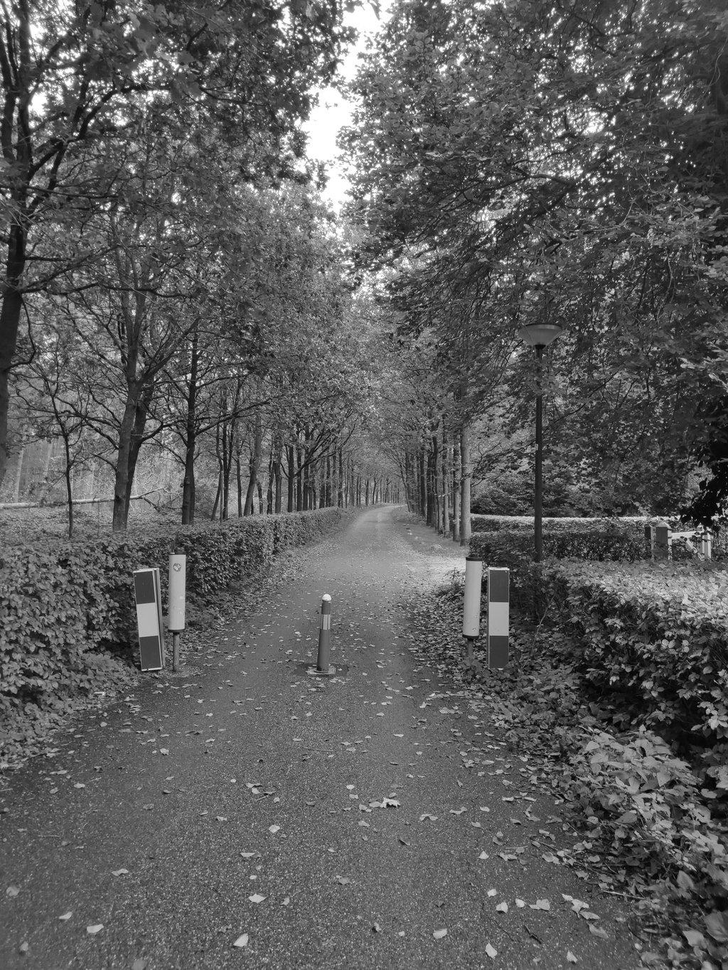
#> input picture Lab3/dataset/agv_clean.png, 728 x 970 px, shrunk from 1024 x 1365 before the run; the run also reads 1 picture not shown here
$ python reflection1_order.py   (older library calls are emulated)
#> lines starting #> are read from the running program, lines starting #| are printed output that depends on the picture
import cv2
import numpy as np
import os


# ============================================================
# FROM-SCRATCH 2D CORRELATION
# ============================================================

def correlate2d(image, kernel):
    h, w = image.shape
    kh, kw = kernel.shape

    pad_h = kh // 2
    pad_w = kw // 2

    padded = np.pad(
        image,
        ((pad_h, pad_h), (pad_w, pad_w)),
        mode="reflect"
    )

    output = np.zeros((h, w), dtype=np.float32)

    for i in range(h):
        for j in range(w):
            region = padded[i:i+kh, j:j+kw]
            output[i, j] = np.sum(region * kernel)

    return output


# ============================================================
# AVERAGING FILTER
# ============================================================

def averaging_filter(image, size=3):

    kernel = np.ones((size, size), dtype=np.float32)
    kernel = kernel / (size * size)

    result = correlate2d(image, kernel)

    return np.clip(result, 0, 255).astype(np.uint8)


# ============================================================
# UNSHARP MASKING
# ============================================================

def unsharp_mask(image, k=1):

    blurred = averaging_filter(image, 3)

    image_float = image.astype(np.float32)
    blurred_float = blurred.astype(np.float32)

    mask = image_float - blurred_float

    sharpened = image_float + k * mask

    return np.clip(sharpened, 0, 255).astype(np.uint8)


# ============================================================
# PSNR
# ============================================================

def calculate_psnr(original, processed):

    mse = np.mean(
        (original.astype(np.float32) -
         processed.astype(np.float32)) ** 2
    )

    if mse == 0:
        return float("inf")

    return 10 * np.log10((255 ** 2) / mse)


# ============================================================
# SHARPNESS
# Variance of Laplacian
# ============================================================

def calculate_sharpness(image):

    laplacian = cv2.Laplacian(
        image,
        cv2.CV_64F
    )

    return laplacian.var()


# ============================================================
# PATHS
# ============================================================

dataset_dir = "../dataset"
output_dir = "../output/reflection1"

os.makedirs(output_dir, exist_ok=True)

clean_path = os.path.join(
    dataset_dir,
    "agv_clean.png"
)

noisy_path = os.path.join(
    dataset_dir,
    "agv_noisy_sigma10.png"
)

clean = cv2.imread(
    clean_path,
    cv2.IMREAD_GRAYSCALE
)
#> clean is the input picture: shape (970, 728); min 0, max 255, mean 92.4

noisy = cv2.imread(
    noisy_path,
    cv2.IMREAD_GRAYSCALE
)


# ============================================================
# PIPELINE A
# DENOISE → SHARPEN
# ============================================================

denoised_first = averaging_filter(
    noisy,
    3
)
#> in correlate2d, `padded = np.pad( image, ((pad_h, pad_h), (pad_w, pad_w)), mode="reflec..`:
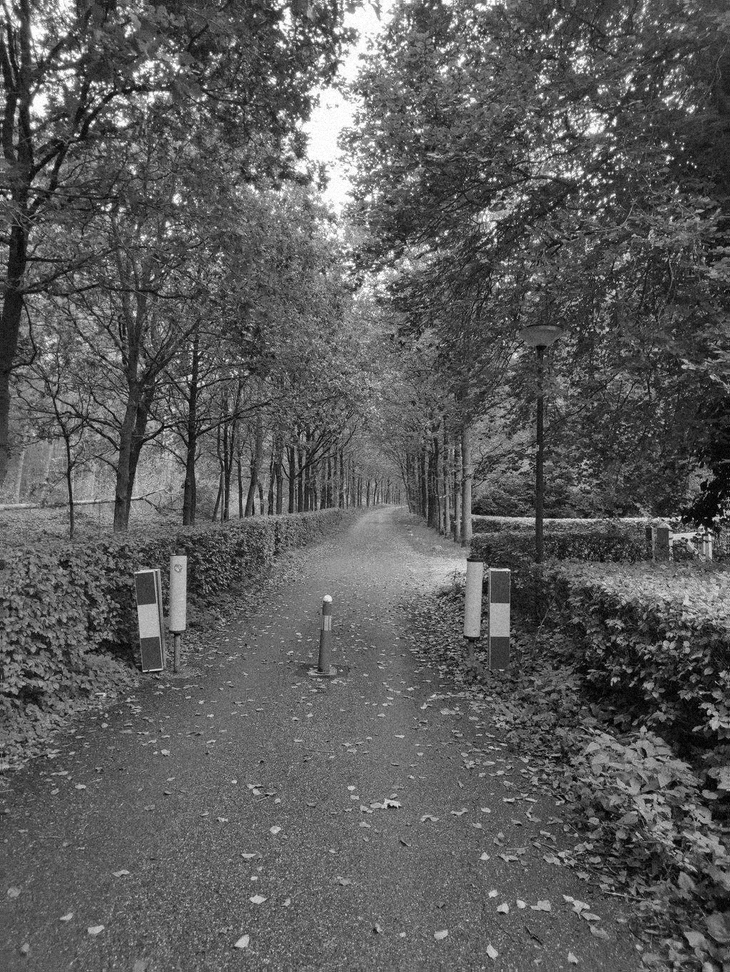
#> padded: shape (972, 730); min 0, max 255, mean 91.8

pipeline_A = unsharp_mask(
    denoised_first,
    k=1
)
#> in unsharp_mask, `mask = image_float - blurred_float`:
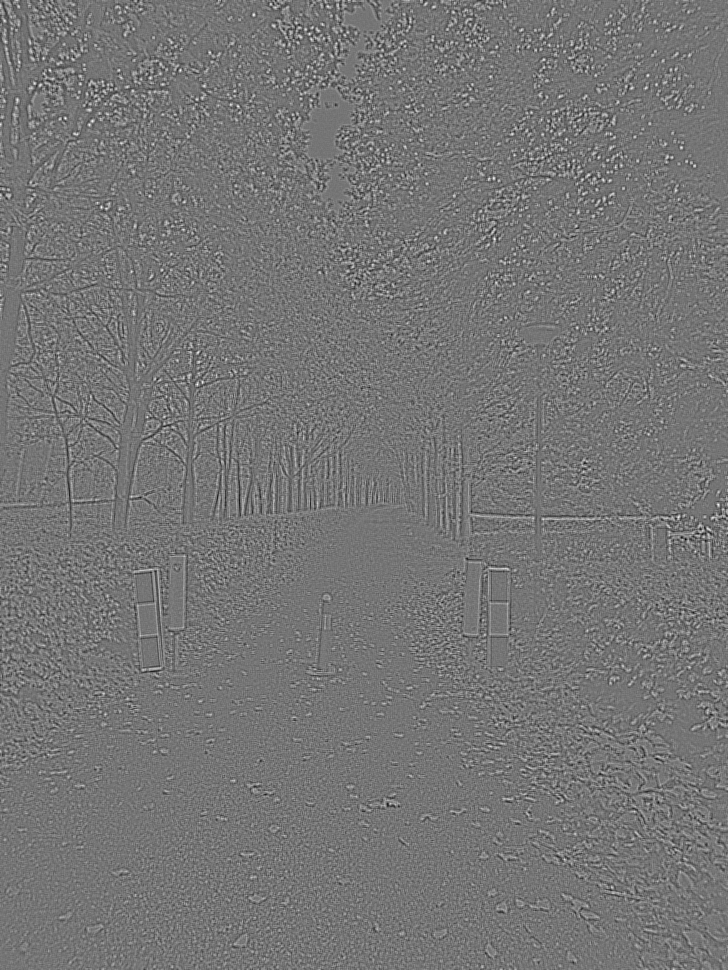
#> mask: shape (970, 728) float32; min -30, max 36, mean 0.5; drawn with min black and max white


# ============================================================
# PIPELINE B
# SHARPEN → DENOISE
# ============================================================

sharpened_first = unsharp_mask(
    noisy,
    k=1
)
#> call 2 of unsharp_mask, with k = 1
#> in unsharp_mask (call 2), `sharpened = image_float + k * mask`:
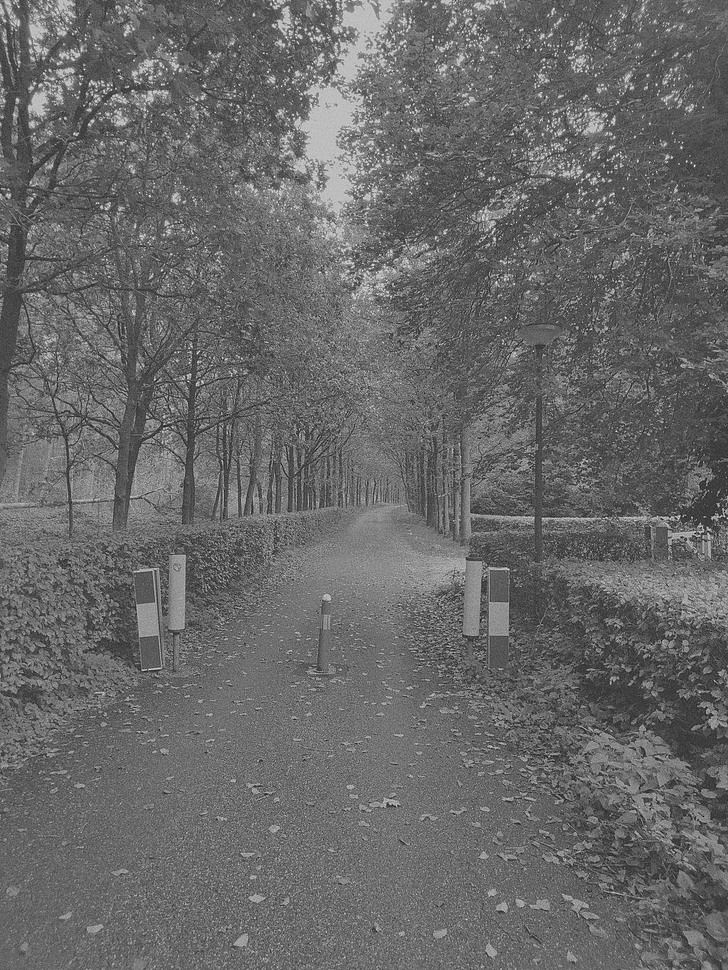
#> sharpened: shape (970, 728) float32; min -105, max 375, mean 92.3; drawn with min black and max white

pipeline_B = averaging_filter(
    sharpened_first,
    3
)


# ============================================================
# METRICS
# ============================================================

psnr_A = calculate_psnr(
    clean,
    pipeline_A
)
#> in calculate_psnr, `mse = np.mean( (original.astype(np.float32) - processed.astype(np.floa..`: mse = 238.3
#> psnr_A = 24.36

sharpness_A = calculate_sharpness(
    pipeline_A
)
#> in calculate_sharpness, `laplacian = cv2.Laplacian( image, cv2.CV_64F )`:
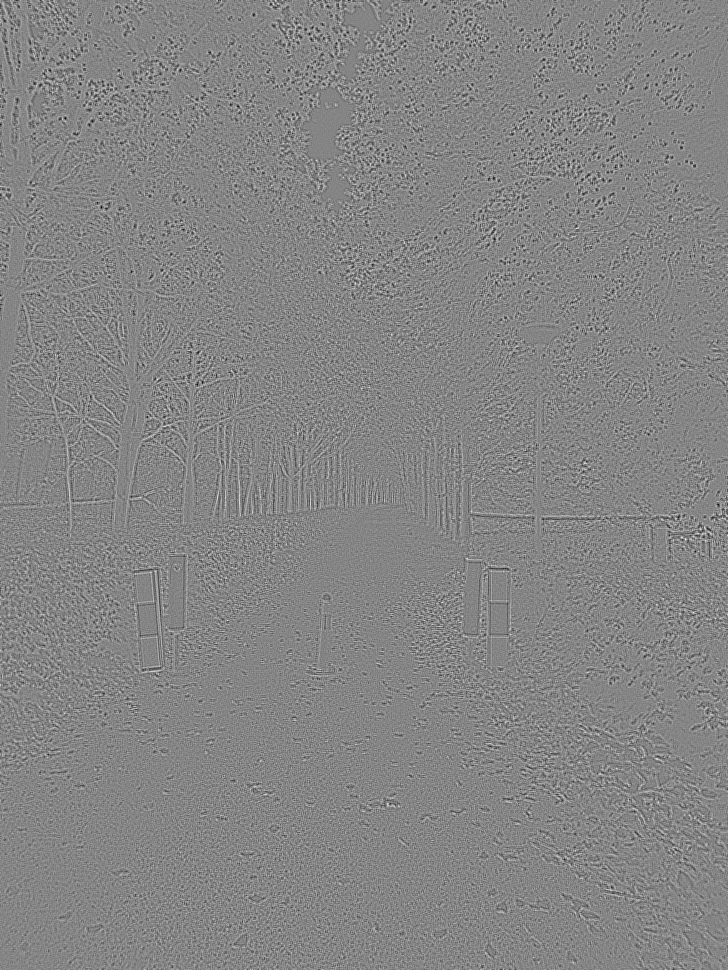
#> laplacian: shape (970, 728) float64; min -183, max 168, mean 0; drawn with min black and max white
#> sharpness_A = 605.8

psnr_B = calculate_psnr(
    clean,
    pipeline_B
)
#> psnr_B = 24.3

sharpness_B = calculate_sharpness(
    pipeline_B
)
#> sharpness_B = 571


# ============================================================
# SAVE RESULTS
# ============================================================

cv2.imwrite(
    os.path.join(
        output_dir,
        "denoise_then_sharpen.png"
    ),
    pipeline_A
)

cv2.imwrite(
    os.path.join(
        output_dir,
        "sharpen_then_denoise.png"
    ),
    pipeline_B
)


# ============================================================
# DISPLAY RESULTS
# ============================================================

print()
print("=" * 70)
print("REFLECTION QUESTION 1")
print("SHARPEN → DENOISE vs DENOISE → SHARPEN")
print("=" * 70)

print(
    f"{'Pipeline':<30}"
    f"{'PSNR (dB)':<15}"
    f"{'Sharpness':<15}"
)

print("-" * 70)

print(
    f"{'Denoise → Sharpen':<30}"
    f"{psnr_A:<15.2f}"
    f"{sharpness_A:<15.2f}"
)
#| Denoise → Sharpen             24.36          605.81

print(
    f"{'Sharpen → Denoise':<30}"
    f"{psnr_B:<15.2f}"
    f"{sharpness_B:<15.2f}"
)
#| Sharpen → Denoise             24.30          571.05

print("=" * 70)

print()
print("Results saved to:")
print(output_dir)
